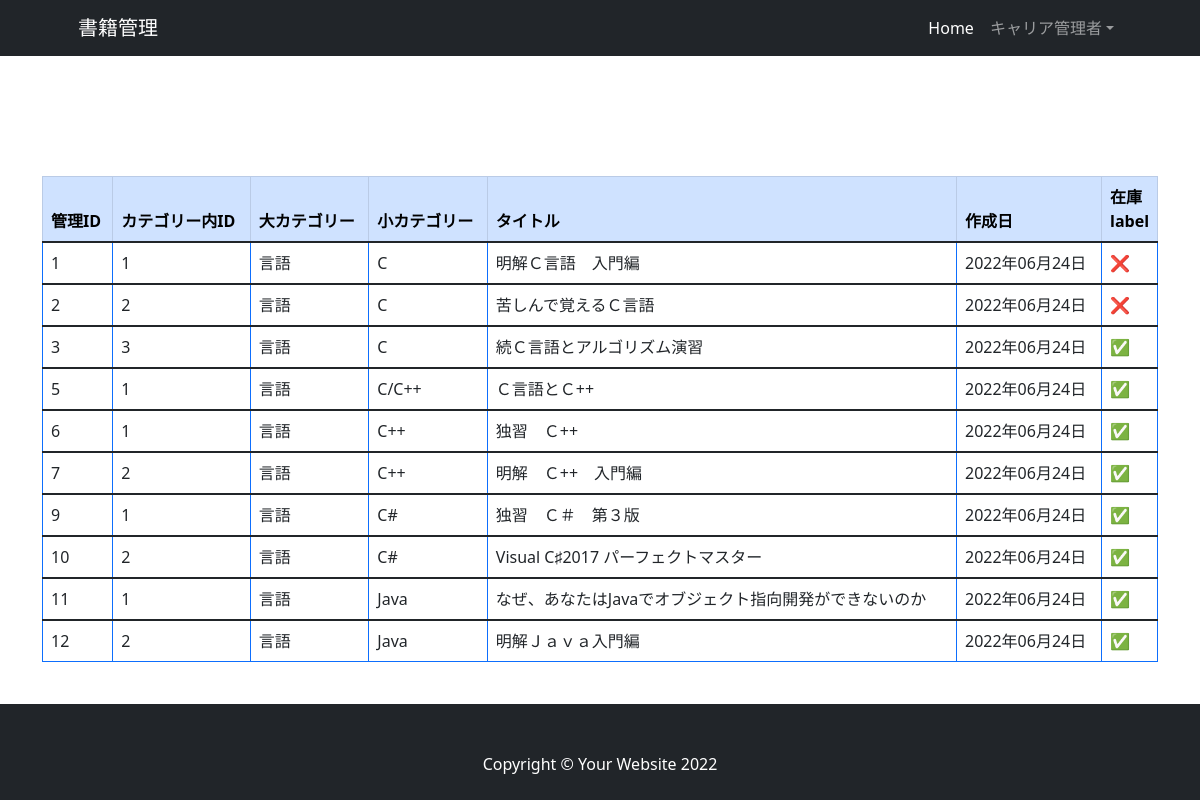
The page /list_books (signed in) on the database its author committed.
### register/models.py (models this page shows, shortened)
class User(AbstractBaseUser, PermissionsMixin):
    email = models.EmailField(_('email address'), unique=True)
    first_name = models.CharField(_('first name'), max_length=30, blank=True)
    last_name = models.CharField(_('last name'), max_length=150, blank=True)
    is_staff = models.BooleanField(
        _('staff status'),
        default=False,
        help_text=_(
            'Designates whether the user can log into this admin site.'),
    )
    is_active = models.BooleanField(
        _('active'),
        default=True,
        help_text=_(
            'Designates whether this user should be treated as active. '
            'Unselect this instead of deleting accounts.'
        ),
    )
    date_joined = models.DateTimeField(_('date joined'), default=timezone.now)
    """
    5冊目での貸出上限フラグ追加
    """
    rental_limit = models.BooleanField(default=False, help_text='5冊以上借りたらTrue', verbose_name='貸出上限フラグ')
    """
    借りているかどうかでフラグ追加
    """
    is_borrowing = models.BooleanField(default=False, help_text='本を借りていればTrue', verbose_name='本を借りている人/is_borrowing')
    objects = CustomUserManager()
    EMAIL_FIELD = 'email'
    USERNAME_FIELD = 'email'
    REQUIRED_FIELDS = []
    class Meta:
        verbose_name = _('user')
        verbose_name_plural = _('users')

### book_rental_app/models.py (models this page shows, shortened)
class Books(models.Model):
    manage_id = models.IntegerField(verbose_name='書籍管理用ID', blank=True, null=True)
    id_in_category = models.IntegerField(verbose_name='カテゴリーにおけるID', blank=True, null=True)
    title = models.CharField(max_length=255, verbose_name='Book Title')
    category = models.ForeignKey(SmallCategory, on_delete=models.SET_NULL, blank=True, null=True, verbose_name='Small Categroy name')
    borrower_user = models.ForeignKey(User, on_delete=models.SET_NULL, blank=True, null=True, related_name='borrowing_books', verbose_name='本を借りた人')
    lender_user = models.ForeignKey(User, on_delete=models.SET_NULL, blank=True, null=True, related_name='lending_books', verbose_name='貸出許可を出した人')
    is_rental = models.BooleanField(default=False, help_text='借りられたらTrue', verbose_name='貸出中ラベル')
    created_at = models.DateTimeField(auto_now_add=True, verbose_name='書籍追加された日時')
    class Meta:
        db_table = 'Books'
        verbose_name = '書籍情報'
        verbose_name_plural = '書籍情報'

class SmallCategory(models.Model):
    large_category = models.ForeignKey(LargeCategory, on_delete=models.SET_NULL, blank=True, null=True, verbose_name='Large Categroy name')
    name = models.CharField(max_length=25, verbose_name='Small Categroy name')
    class Meta:
        db_table = 'Small_Category'
        verbose_name = '小カテゴリー'
        verbose_name_plural = '小カテゴリー'

class LargeCategory(models.Model):
    name = models.CharField(max_length=25, verbose_name='Large Categroy name')
    def __str__(self):
        return self.name
    class Meta:
        db_table = 'Large_Category'
        verbose_name = '大カテゴリー'
        verbose_name_plural = '大カテゴリー'

### book_rental_app/views/books_views.py (the view)
# urls.py: path('list_books', views.list_books, name='list_books'),
def list_books(request):
    books = Books.objects.all()
    context = {
        'books': books,
    }
    return render(request, 'lender/list_books/list_books.html', context)

### book_rental_app/templates/lender/list_books/list_books.html (shortened to what this page needs)
{% extends 'lender/base.html' %}
{% block content %}
        <section class="pt-4">
          <div class="container">
            <table class="table table-bordered border-primary table-hover">
              <thead class="table-primary">
                <tr>
                  <th scope="col">管理ID</th>
                  <th scope="col">カテゴリー内ID</th>
                  <th scope="col">大カテゴリー</th>
                  <th scope="col">小カテゴリー</th>
                  <th scope="col">タイトル</th>
                  <th scope="col">作成日</th>
                  <th scope="col" width="3%">在庫label</th>
                </tr>
              </thead>
              {% for book in books %}
              <tbody>
                <tr>
                  <td>{{ book.manage_id }}</td>
                  <td>{{ book.id_in_category }}</td>
                  <td>{{ book.category.large_category }}</td>
                  <td>{{ book.category.name }}</td>
                  <td>{{ book.title }}</td>
                  <td>{{ book.created_at | date:"Y年m月j日" }}</td>
                  {% if book.is_rental %}
                  <td>&#10060;</td>
                  {% else %}
                  <td>✅</td>
                  {% endif %}
                </tr>
              </tbody>
              {% endfor %}
            </table>
          </div>
        </section>
{% endblock %}

### book_rental_app/templates/lender/base.html (shortened to what this page needs)
{% load static %}
<!DOCTYPE html>
<html lang="ja">
    <head>
        <link href="https://cdn.jsdelivr.net/npm/bootstrap-icons@1.8.0/font/bootstrap-icons.css" rel="stylesheet" />
        <link href="{% static 'css/borrower.css' %}" rel="stylesheet" />
        <link href="{% static 'css/mystyle.css' %}" rel="stylesheet" />
    </head>
    <body>
        <nav class="navbar navbar-expand-lg navbar-dark bg-dark">
            <div class="container px-lg-5">
                <a class="navbar-brand" href="{% url 'book_rental_app:index_lender' %}">書籍管理</a>
                <div class="collapse navbar-collapse" id="navbarSupportedContent">
                    <ul class="navbar-nav ms-auto mb-2 mb-lg-0">
                        <li class="nav-item"><a class="nav-link active" aria-current="page" href="#!">Home</a></li>
                        {% if user.is_authenticated %}
                        {% if user.last_name and user.first_name %}
                        <li class="nav-item dropdown">
                            <a class="nav-link dropdown-toggle" data-toggle="dropdown"
                            href="#" role="button" aria-haspopup="true" aria-expanded="false">
                            {{ user.last_name }}{{ user.first_name }}</a>
                        </li>
                        {% endif %}
                        {% endif %}
                    </ul>
                </div>
            </div>
        </nav>
        {% block content %}
        {% endblock %}
        <footer class="py-5 bg-dark">
            <div class="container"><p class="m-0 text-center text-white">Copyright &copy; Your Website 2022</p></div>
        </footer>
    </body>
</html>

### static/css/mystyle.css (style rules this page uses)
body { margin: 0; padding: 0; position: relative; padding-bottom: 120px; }
section { margin-top: 6rem; }
footer { width: 100%; height: 6px; background-color: #89c7de; color: #fff; text-align: center; padding: 60px 0; position: fixed; bottom: 0; }

### rows shown on the page
User: last_name "キャリア", first_name "管理者"
Books: manage_id "1", id_in_category "1", category.large_category "言語", category.name "C", title "明解Ｃ言語 入門編", created_at "2022年06月24日"
Books: manage_id "2", id_in_category "2", category.large_category "言語", category.name "C", title "苦しんで覚えるＣ言語", created_at "2022年06月24日"
Books: manage_id "3", id_in_category "3", category.large_category "言語", category.name "C", title "続Ｃ言語とアルゴリズム演習", created_at "2022年06月24日"
Books: manage_id "5", id_in_category "1", category.large_category "言語", category.name "C/C++", title "Ｃ言語とＣ++", created_at "2022年06月24日"
Books: manage_id "6", id_in_category "1", category.large_category "言語", category.name "C++", title "独習 Ｃ++", created_at "2022年06月24日"
Books: manage_id "7", id_in_category "2", category.large_category "言語", category.name "C++", title "明解 Ｃ++ 入門編", created_at "2022年06月24日"
Books: manage_id "9", id_in_category "1", category.large_category "言語", category.name "C#", title "独習 Ｃ＃ 第３版", created_at "2022年06月24日"
Books: manage_id "10", id_in_category "2", category.large_category "言語", category.name "C#", title "Visual C♯2017 パーフェクトマスター", created_at "2022年06月24日"
Books: manage_id "11", id_in_category "1", category.large_category "言語", category.name "Java", title "なぜ、あなたはJavaでオブジェクト指向開発ができないのか", created_at "2022年06月24日"
Books: manage_id "12", id_in_category "2", category.large_category "言語", category.name "Java", title "明解Ｊａｖａ入門編", created_at "2022年06月24日"
